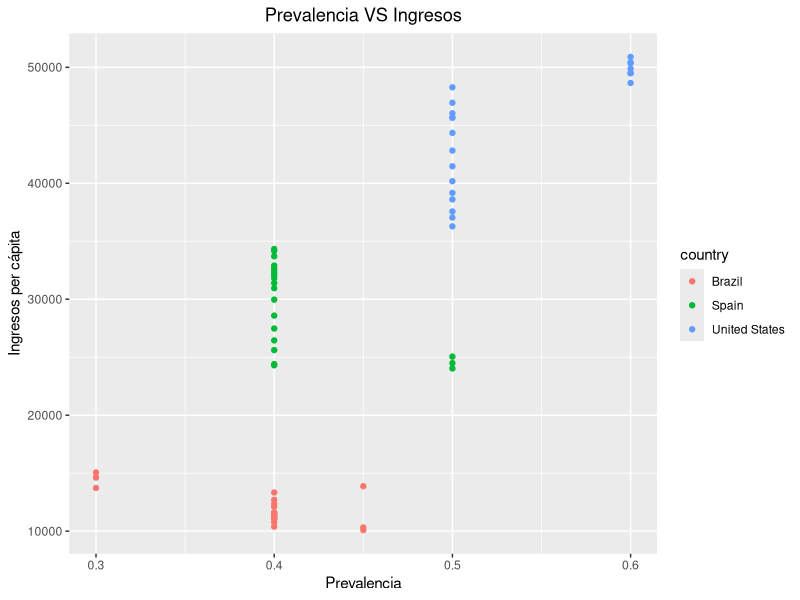
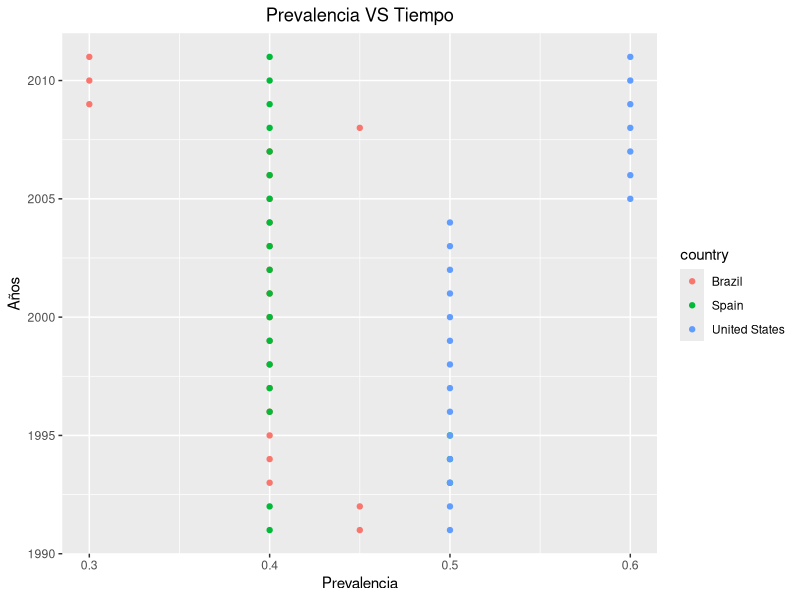

The R source for these figures, in order:
## ---- chunk 1
knitr::opts_chunk$set(echo = TRUE)
## ---- chunk 2
library(readr)

gapminder <- read_delim("Data/gapminder_1800.csv",  ";", escape_double = FALSE, trim_ws = TRUE)

hiv <- read_delim("Data/hiv.csv",  ";", escape_double = FALSE, trim_ws = TRUE)

## ---- chunk 3
library(tidyverse)
prev <- hiv %>%
  gather(key="year", value="prevalence", -country) %>% #gater() transforma los datos de formato ancho a largo, indicando los nombres que le quieres dar a las 2 nuevas columnas a crear. Luego excluimos country, así toma todo el resto de variables en la transformación.
  drop_na() %>% #eliminar los valores nulos
  mutate(year = as.numeric(year),
            prevalence = as.numeric(prevalence),
            country = as.character(country)) %>%  # funcion mutate()para crear o modificar el tipo de variables en el conjunto de datos. 
  filter(year > 1990) #funcion filter() que permite filtrar los casos

## ---- chunk 4
gap_hiv <- gapminder %>% 
  select(country, year, income) %>%  # la funcion select() permite seleccionar las columnas de interés
  inner_join(prev, by=join_by(country, year)) # inner_join() permite unir ambas bases de datos

## ---- chunk 5
gap_hiv %>%
  filter(country %in% c("Brazil","Spain","United States") ) %>% #El operador %in% verifica si el valor de la columna "country" está presente en el vector de países especificados con c().
  ggplot(aes(x = prevalence, y = income, colour = country)) + #grafica prevalencia vs income, por país
  geom_point() +
  xlab("Prevalencia") + ylab("Ingresos per cápita") + ggtitle("Prevalencia VS Ingresos") +
  theme(plot.title=element_text(hjust=0.5))
  
## ---- chunk 6
gap_hiv %>%
  filter(country %in% c("Brazil","Spain","United States") ) %>% 
  ggplot(aes(x = prevalence, y = year, colour = country)) + #grafica prevalencia vs tiempo, por país
  geom_point() +
  xlab("Prevalencia") + ylab("Años") + ggtitle("Prevalencia VS Tiempo") +
  theme(plot.title=element_text(hjust=0.5))

